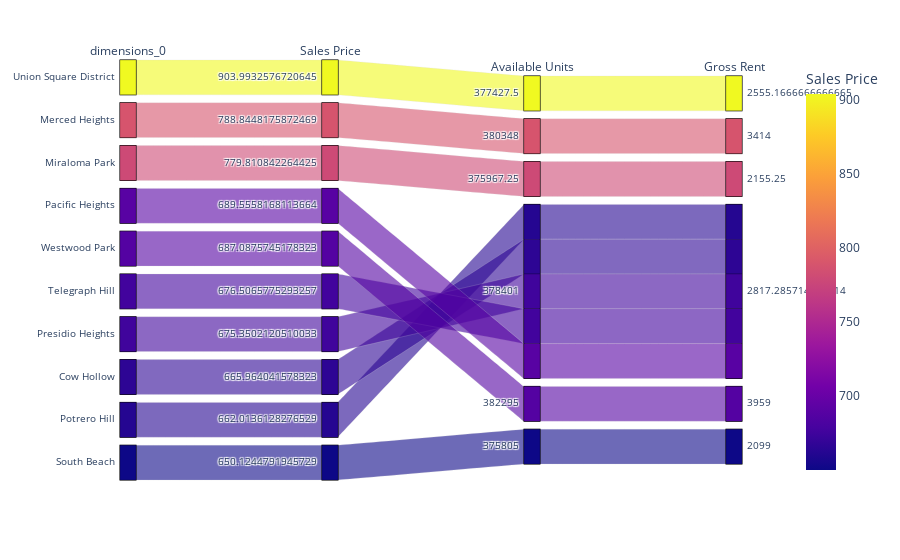

This figure's notebook cell:
### Code cell
# Parallel Categories Plot
categories = px.parallel_categories(avg_values_sorted[:10], 
                                    dimensions=[avg_values_sorted[:10].index, 
                                                'sale_price_sqr_foot', 
                                                'housing_units', 
                                                'gross_rent'
                                               ],
                                    color='sale_price_sqr_foot',
                                    labels={'sale_price_sqr_foot': 'Sales Price', 
                                            'housing_units': 'Available Units',
                                            'gross_rent': 'Gross Rent'
                                            }
                                   )
categories.show()

# I can't seem to change the label of the index which is used as one of the dimensions.  Do I need to reset the 
# index of the dataframs beforehand to make this work?

### Figure 1 — Plotly figure (JSON) as saved in the notebook; plotly's stock layout.template omitted (floating-point values rounded to 4 significant figures)
{"data": [{"dimensions": [{"label": "dimensions_0", "values": ["Union Square District", "Merced Heights", "Miraloma Park", "Pacific Heights", "Westwood Park", "Telegraph Hill", "Presidio Heights", "Cow Hollow", "Potrero Hill", "South Beach"]}, {"label": "Sales Price", "values": [904.0, 788.8, 779.8, 689.6, 687.1, 676.5, 675.4, 666.0, 662.0, 650.1]}, {"label": "Available Units", "values": [377400.0, 380348, 376000.0, 378401, 382295, 378401, 378401, 378401, 378401, 375805]}, {"label": "Gross Rent", "values": [2555.0, 3414, 2155.0, 2817.0, 3959, 2817.0, 2817.0, 2817.0, 2817.0, 2099]}], "domain": {"x": [0, 1], "y": [0, 1]}, "line": {"color": [904.0, 788.8, 779.8, 689.6, 687.1, 676.5, 675.4, 666.0, 662.0, 650.1], "coloraxis": "coloraxis"}, "name": "", "type": "parcats"}], "layout": {"autosize": true, "coloraxis": {"colorbar": {"title": {"text": "Sales Price"}}, "colorscale": [[0, "#0d0887"], [0.1111, "#46039f"], [0.2222, "#7201a8"], [0.3333, "#9c179e"], [0.4444, "#bd3786"], [0.5556, "#d8576b"], [0.6667, "#ed7953"], [0.7778, "#fb9f3a"], [0.8889, "#fdca26"], [1, "#f0f921"]]}, "legend": {"tracegroupgap": 0}, "margin": {"t": 60}}}
